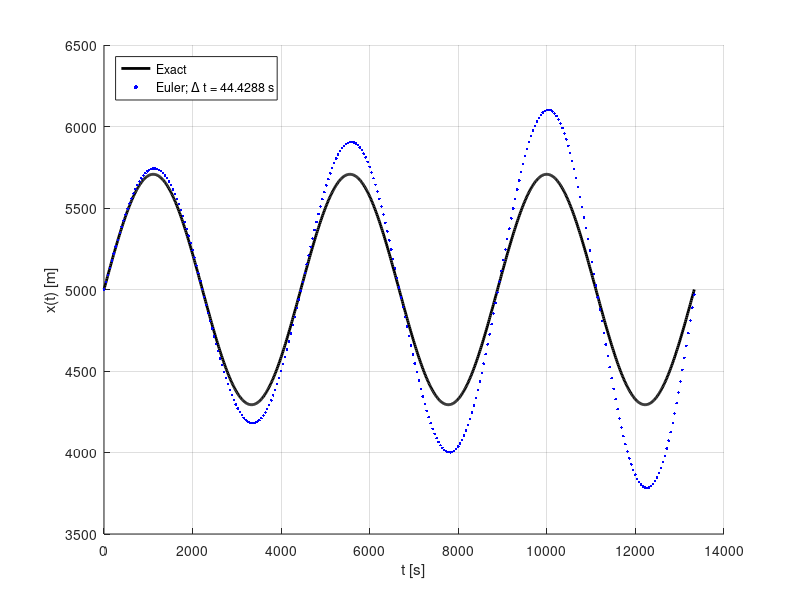
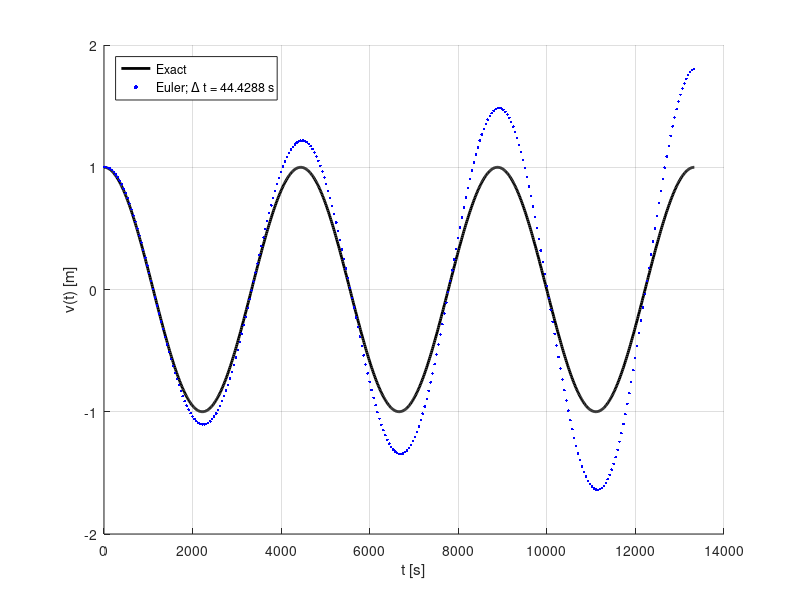
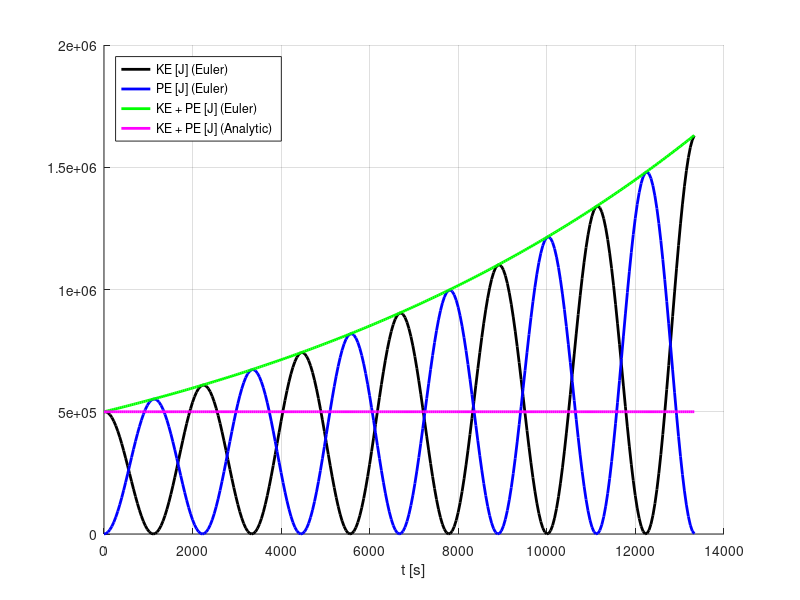
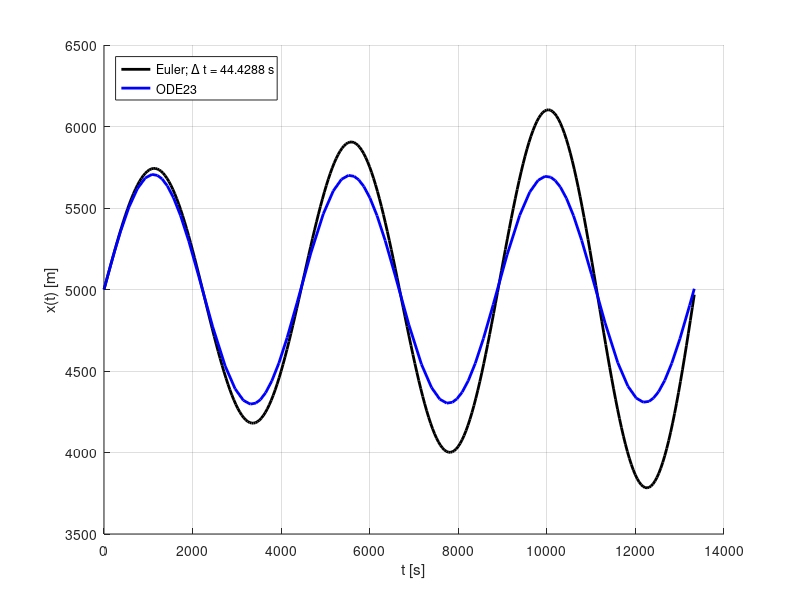

Source code (MATLAB) for these figures, in order:
clear;

% dv/dt = -2*k*(x-x10)/m
% dx/dt = v
%
% x(0) = xo
% dx/dt|_{t=0} = vo

m  = 10^6;  % kg
vo = 1;     % m/s
xo = 5000;  % m
k  = 1;     % N/m
E  = (0.5*m*vo^2);
A  = sqrt(E/k);

% Exact solution (not requested in problem statement)
w  = sqrt(2*k/m);
T  = 2*pi/w;
te = linspace(0,3*T,1000);
xe = xo + A*sin(w*te);
ve = vo*cos(w*te);

%%%%%%%%%%%%%%%%%%%%%%%%%%%%%%%%%%%%%%%%%%%%%%%%%%%%%%%
% Forward Euler solution
%%%%%%%%%%%%%%%%%%%%%%%%%%%%%%%%%%%%%%%%%%%%%%%%%%%%%%%
% Choose Dt to be much smaller than period T
Dt = T/100;
t = [0:Dt:3*T];

v(1) = vo;
x(1) = xo;

for i = 1:length(t)-1
    x(i+1) = x(i) + Dt*v(i);
    v(i+1) = v(i) - Dt*(2*k/m)*(x(i)-xo);
end

KE = 0.5*m*v.^2;
PE = 0.5*(2*k)*(x-xo).^2;

%%%%%%%%%%%%%%%%%%%%%%%%%%%%%%%%%%%%%%%%%%%%%%%%%%%%%%%
% ODE23 solution
dZdt = @(t,y) [y(2); (-2)*(y(1) - 5000)/(10^6)];
[t23,Z23] = ode23(dZdt,[0 3*T],[5000;1]);
x23 = Z23(:,1);
v23 = Z23(:,2);

%%%%%%%%%%%%%%%%%%%%%%%%%%%%%%%%%%%%%%%%%%%%%%%%%%%%%%%
figure(1);clf;grid on;hold on;
   plot(te,xe,'k','LineWidth',2);
   plot(NaN,NaN,'b.','MarkerSize',10); % So dot is larger in legend
   plot(t,x,'b.');
   xlabel('t [s]');
   ylabel('x(t) [m]');
   legend('Exact',sprintf('Euler; \\Delta t = %g s',Dt),...
       'Location','NorthWest');
%%%%%%%%%%%%%%%%%%%%%%%%%%%%%%%%%%%%%%%%%%%%%%%%%%%%%%%

%%%%%%%%%%%%%%%%%%%%%%%%%%%%%%%%%%%%%%%%%%%%%%%%%%%%%%%
figure(2);clf;grid on;hold on;
   plot(te,ve,'k','LineWidth',2);
   plot(NaN,NaN,'b.','MarkerSize',10); % So dot is larger in legend
   plot(t,v,'b.');
   xlabel('t [s]');
   ylabel('v(t) [m]');
   legend('Exact',sprintf('Euler; \\Delta t = %g s',Dt),...
       'Location','NorthWest');
%%%%%%%%%%%%%%%%%%%%%%%%%%%%%%%%%%%%%%%%%%%%%%%%%%%%%%%

%%%%%%%%%%%%%%%%%%%%%%%%%%%%%%%%%%%%%%%%%%%%%%%%%%%%%%%
figure(3);clf;grid on;hold on;
   plot(t,KE,'k','LineWidth',2);
   plot(t,PE,'b','LineWidth',2);
   plot(t,KE+PE,'g','LineWidth',2);
   plot(t,E*ones(size(t)),'m','LineWidth',2);
   xlabel('t [s]');
   legend('KE [J] (Euler)','PE [J] (Euler)',...
       'KE + PE [J] (Euler)','KE + PE [J] (Analytic)',...
       'Location','NorthWest');
%%%%%%%%%%%%%%%%%%%%%%%%%%%%%%%%%%%%%%%%%%%%%%%%%%%%%%%

%%%%%%%%%%%%%%%%%%%%%%%%%%%%%%%%%%%%%%%%%%%%%%%%%%%%%%%
figure(4);clf;grid on;hold on;
   plot(t,x,'k','LineWidth',2);
   plot(t23,x23,'b','LineWidth',2);
   xlabel('t [s]');
   ylabel('x(t) [m]');
   legend(sprintf('Euler; \\Delta t = %g s',Dt),'ODE23',...
       'Location','NorthWest');
%%%%%%%%%%%%%%%%%%%%%%%%%%%%%%%%%%%%%%%%%%%%%%%%%%%%%%%

%%%%%%%%%%%%%%%%%%%%%%%%%%%%%%%%%%%%%%%%%%%%%%%%%%%%%%%
figure(5);clf;grid on;hold on;
   plot(t,v,'k','LineWidth',2);
   plot(t23,v23,'b','LineWidth',2);
   xlabel('t [s]');
   ylabel('v(t) [m]');
   legend(sprintf('Euler; \\Delta t = %g s',Dt),'ODE23',...
       'Location','NorthWest');
%%%%%%%%%%%%%%%%%%%%%%%%%%%%%%%%%%%%%%%%%%%%%%%%%%%%%%%
